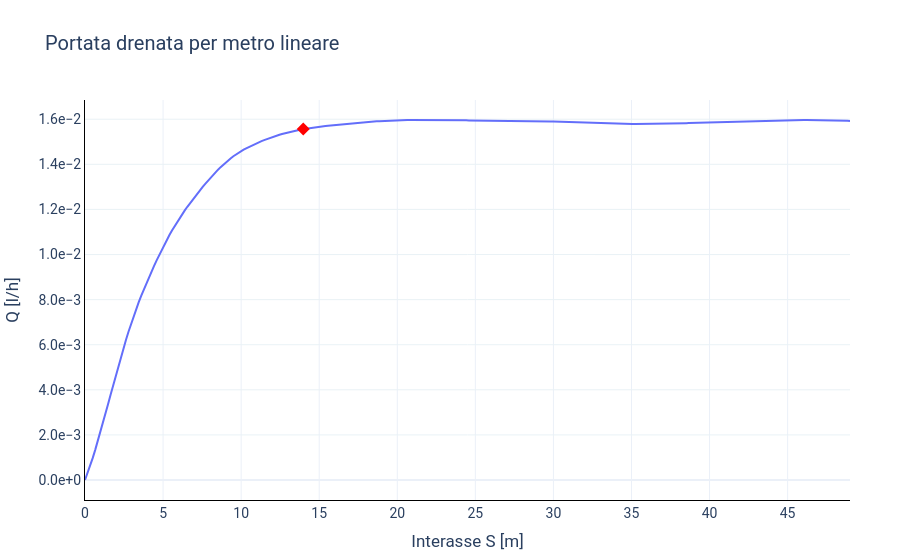

The notebook cell saved with this chart:
### Markdown cell above
### Portata drenata

Per stimare la portata drenata da ciascun ramo di trincea, si parte dalla valutazione del **fattore di portata adimensionale** $q$, ottenuto in funzione del parametro:

$$
s = \frac{S^*}{2D}
$$

dove:
- $S^*$ è l’interasse **effettivo** tra le trincee, corretto per l’anisotropia:
  
  $$
  S^* = S \cdot \sqrt{\frac{k_v}{k_h}}
  $$
  
- $D$ è la profondità del piano di scorrimento
- $k_v$, $k_h$ sono le permeabilità verticale e orizzontale

Una volta determinato $q$ dall’**abaco della portata**, la **portata specifica reale** per unità di lunghezza ($Q$) viene calcolata secondo:

$$
Q = q \cdot D \cdot k_h \quad \text{[m}^3/\text{s per metro]}
$$

Il valore è poi convertito in litri al secondo (l/s) per una lettura più intuitiva.

La **portata complessiva** per ciascun ramo di trincea (di lunghezza $L$) si ottiene come:

$$
Q_{\text{ramo}} = Q \cdot L
$$

ed è infine convertita in litri/ora (l/h), che rappresenta una stima utile per valutazioni progettuali e di manutenzione.

### Code cell
# Calcolo della portata drenata per unità di lunghezza
abaco_q = AbacoPortate()
Q = abaco_q.calcola_portata(S=S, kv=k_v, kh=k_h, D=D)
# Data la portata per unità di lunghezza
L = 50  # m lunghezza di un ramo
Qd = Q * L

# Portata drenata
display(Markdown("### 📌 **RISULTATI – Portata drenata**"))
print(f"• Portata per metro lineare: {Q:.4e} l/h")
print(f"• Portata da un ramo di {L} m: {Qd:.4e} l/h")

### Figure 1 — Plotly figure (JSON) as saved in the notebook; plotly's stock layout.template omitted (floating-point values rounded to 4 significant figures; data arrays with more than 128 entries replaced by an {"elided": "..."} marker saying what was removed)
{"data": [{"hovertemplate": "S = %{x:.2f} m<br>Q = %{y:.2e} l/h<extra></extra>", "mode": "lines", "name": "Q(S)", "type": "scatter", "x": {"elided": "300 float values"}, "y": {"elided": "300 float values"}}, {"hovertemplate": "S = %{x:.2f} m<br>Q = %{y:.2e} l/h<extra></extra>", "marker": {"color": "red", "size": 10, "symbol": "diamond"}, "mode": "markers", "name": "Punto di progetto", "type": "scatter", "x": [13.98], "y": [0.01556]}], "layout": {"font": {"family": "Roboto", "size": 14}, "hovermode": "closest", "margin": {"b": 50, "l": 50, "r": 50, "t": 100}, "showlegend": false, "title": {"text": "Portata drenata per metro lineare"}, "xaxis": {"linecolor": "black", "linewidth": 1, "showspikes": true, "spikecolor": "grey", "spikethickness": 1, "title": {"text": "Interasse S [m]"}}, "yaxis": {"gridcolor": "#EAF2F6", "linecolor": "black", "linewidth": 1, "showgrid": true, "showspikes": true, "spikecolor": "grey", "spikethickness": 1, "tickformat": ".1e", "title": {"text": "Q [l/h]"}}}}
